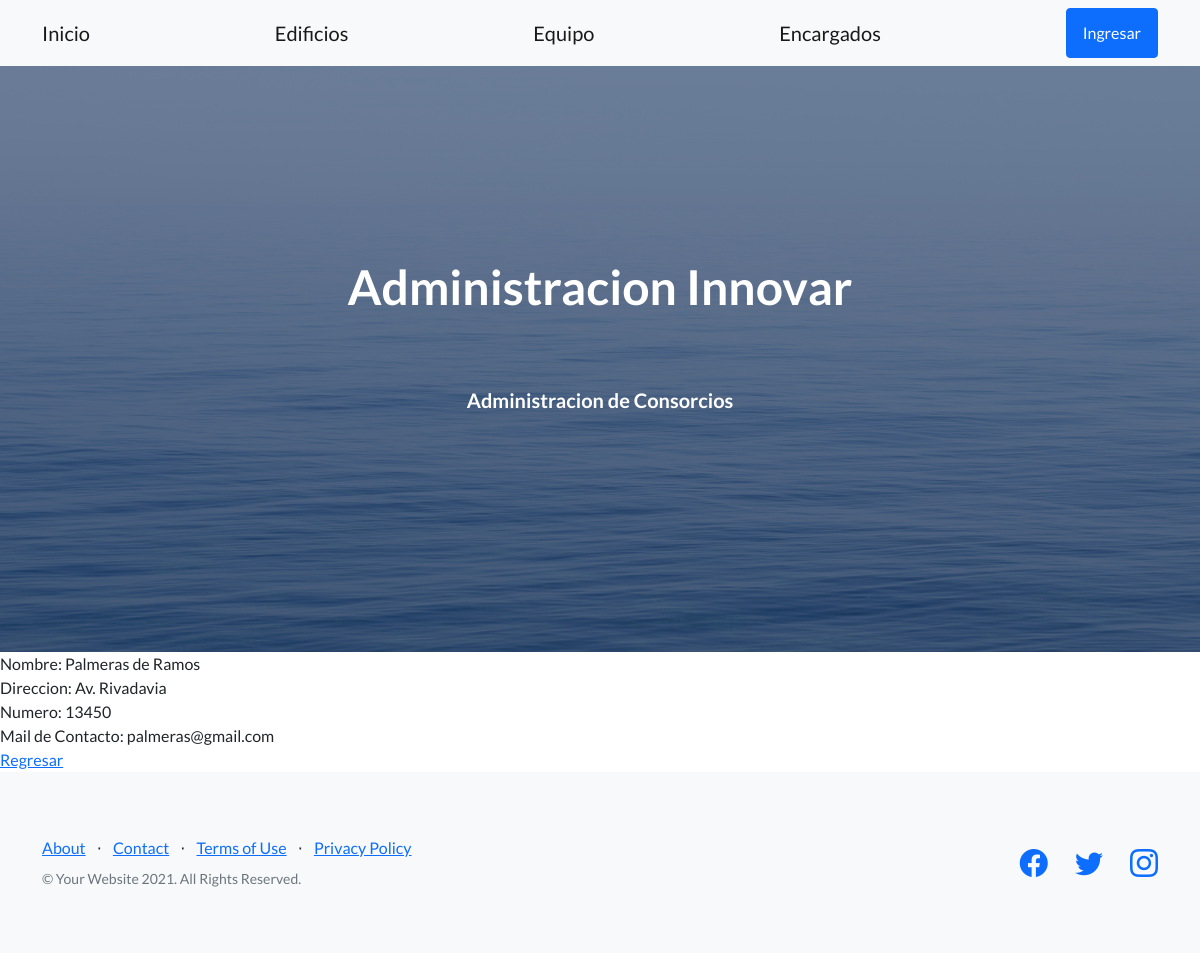
Screenshot of /AppCoder/edificio/detail/1 with the database file from the repository.
### AppCoder/models.py (models this page shows)
class Edificio(models.Model):
    nombre_fantasia = models.CharField(max_length=40)
    direccion = models.CharField(max_length=40)
    numero = models.IntegerField()
    mail_contacto = models.CharField(max_length=50)

### AppCoder/views.py (the view)
# urls.py: path("edificio/detail/<pk>", views.EdificioDetail.as_view(), name='Detail'),
class EdificioDetail(DetailView):
    model = Edificio
    template = 'AppCoder/edificio_detail.html'

### AppCoder/templates/AppCoder/edificio_detail.html
{% extends "AppCoder/padre.html" %}
{% load static %}
{% block contenidoQueCambia %}
Nombre: {{edificio.nombre_fantasia}}
<br>
Direccion: {{edificio.direccion}}
<br>
Numero: {{edificio.numero}}
<br>
Mail de Contacto: {{edificio.mail_contacto}}
<br>
<a href="{%url 'List' %}">Regresar</a>
{% endblock %}

### rows the page displays
Edificio: nombre_fantasia "Palmeras de Ramos", direccion "Av. Rivadavia", numero "13450", mail_contacto "palmeras@gmail.com"
